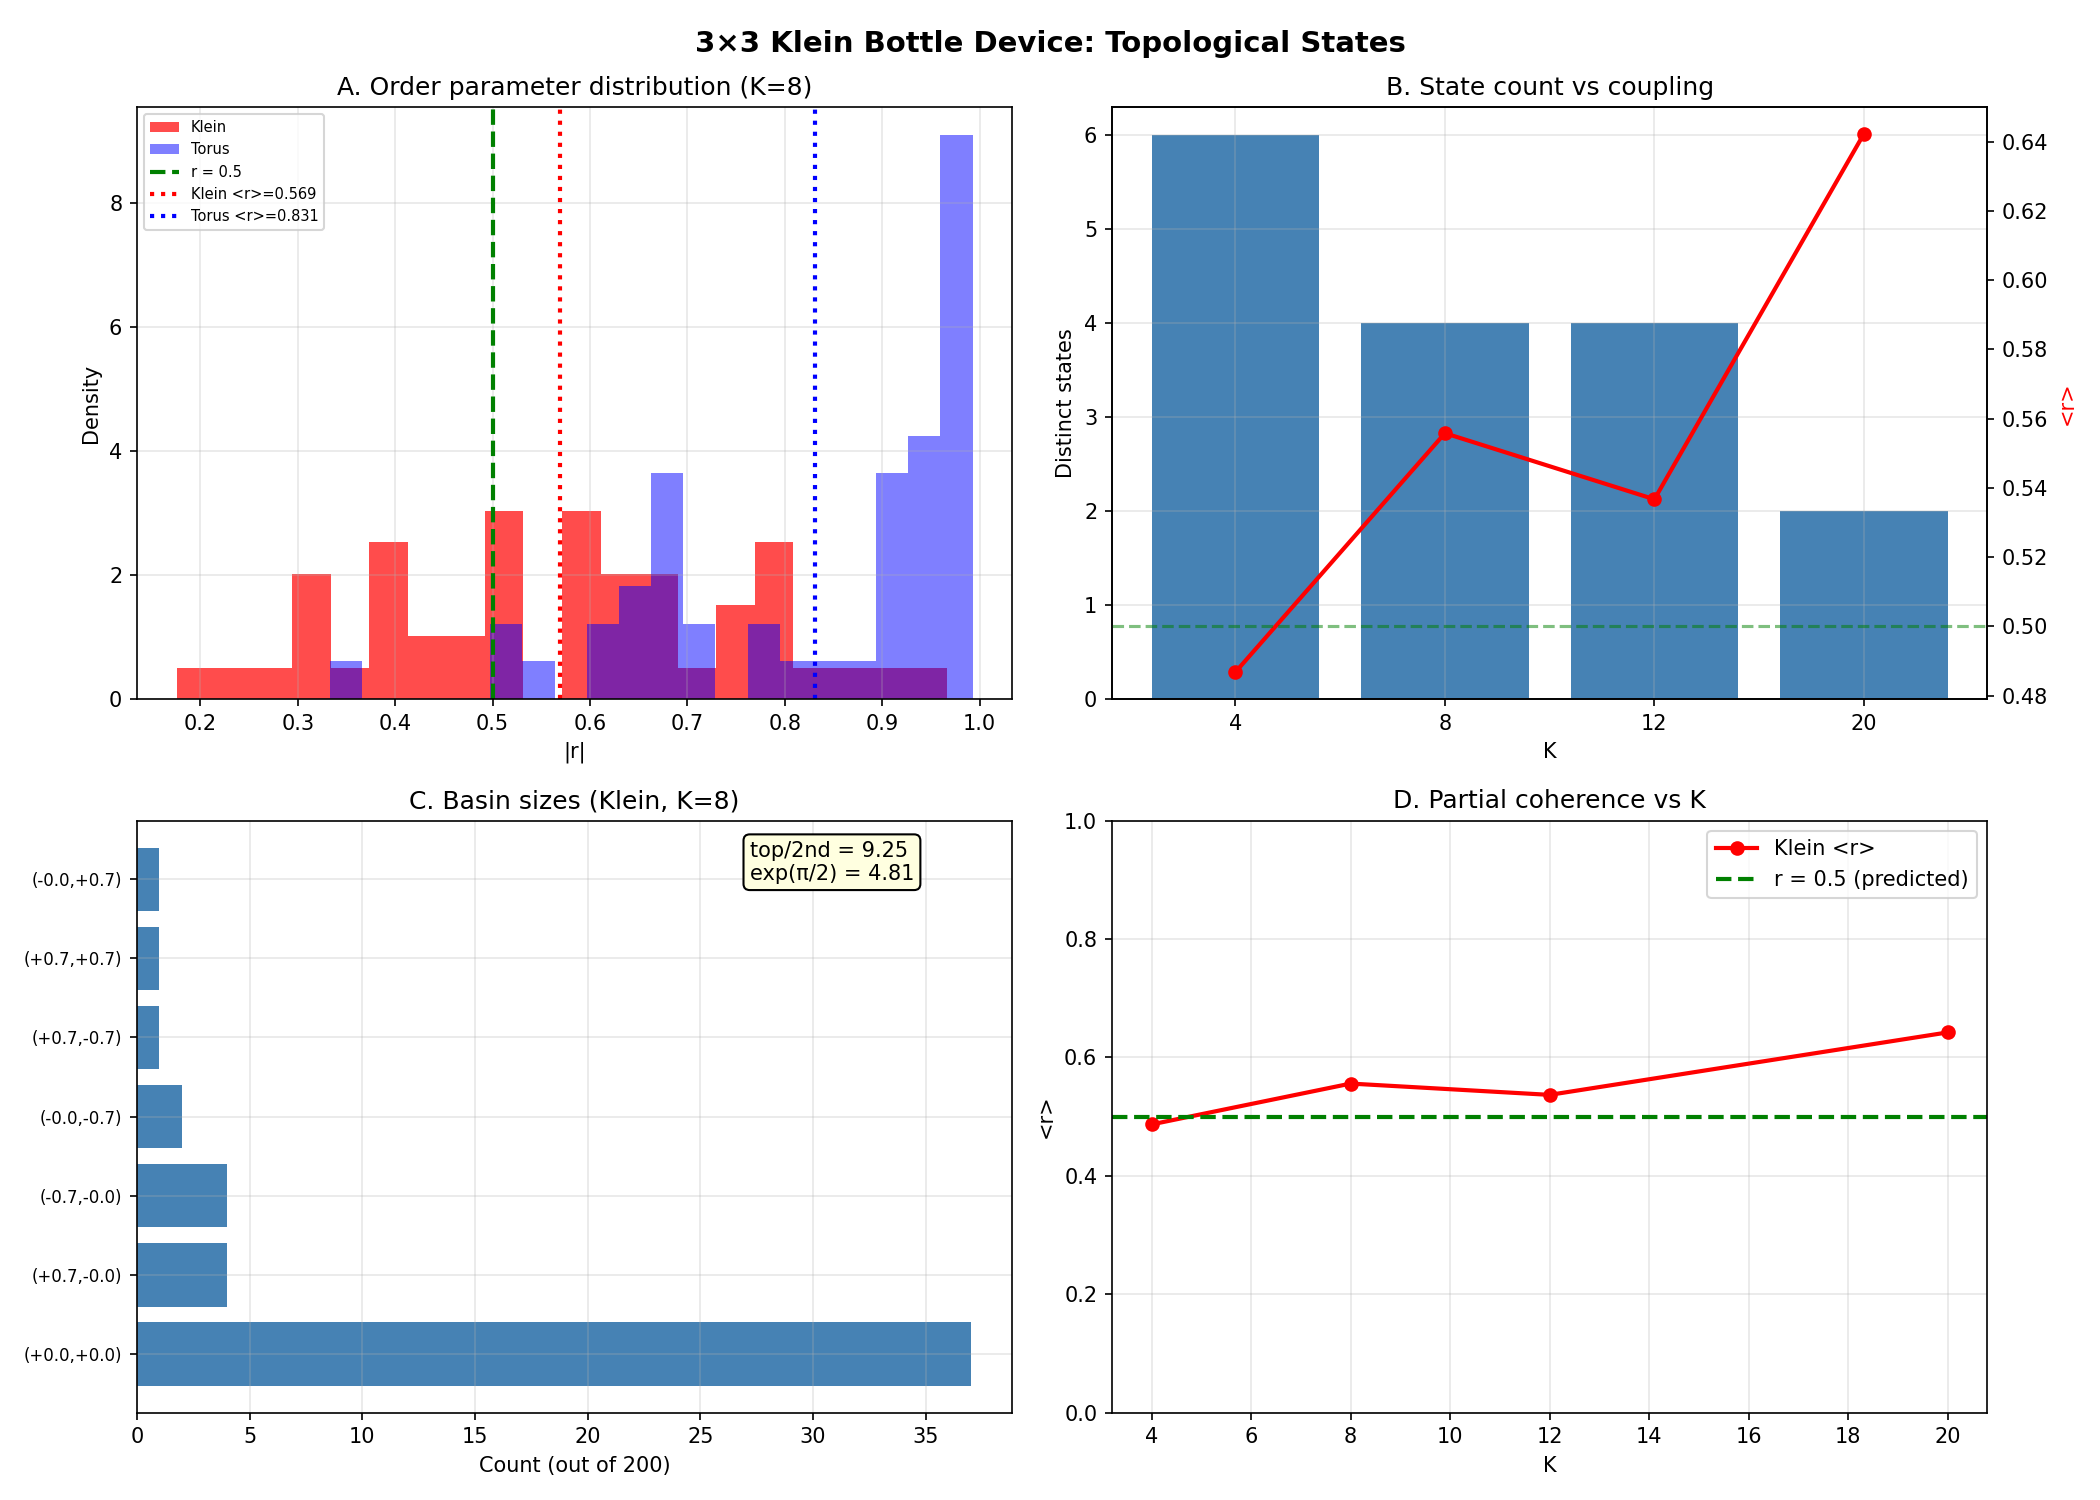

Generate this figure with Python:
#!/usr/bin/env python3
"""
3×3 Klein bottle device: the four-state topological memory.

Connects the D22 engineering target to today's results:
  - Does the 4-state structure emerge from random ICs?
  - Do the basins have the exp(π/2) asymmetry?
  - Is r ≈ 0.5 robust (partial coherence as ground state)?
  - How much noise before a state flips?
  - What's the basin boundary geometry?

Usage:
    python3 sync_cost/derivations/klein_device_exploration.py
"""

import numpy as np
import math


# ── Neighbor maps ────────────────────────────────────────────────────────────

def neighbors_torus(i, j, Nx, Ny):
    return [
        ((i - 1) % Nx, j, 0),
        ((i + 1) % Nx, j, 0),
        (i, (j - 1) % Ny, 0),
        (i, (j + 1) % Ny, 0),
    ]


def neighbors_klein(i, j, Nx, Ny):
    nbrs = []
    if i > 0:
        nbrs.append((i - 1, j, 0))
    else:
        nbrs.append((Nx - 1, Ny - 1 - j, -np.pi))
    if i < Nx - 1:
        nbrs.append((i + 1, j, 0))
    else:
        nbrs.append((0, Ny - 1 - j, np.pi))
    nbrs.append((i, (j - 1) % Ny, 0))
    nbrs.append((i, (j + 1) % Ny, 0))
    return nbrs


# ── Dynamics ─────────────────────────────────────────────────────────────────

def build_neighbor_arrays(Nx, Ny, neighbor_func):
    """Pre-compute neighbor indices and shifts for vectorized dynamics."""
    nbr_i = np.zeros((Nx, Ny, 4), dtype=int)
    nbr_j = np.zeros((Nx, Ny, 4), dtype=int)
    nbr_s = np.zeros((Nx, Ny, 4))
    for i in range(Nx):
        for j in range(Ny):
            for k, (ni, nj, shift) in enumerate(neighbor_func(i, j, Nx, Ny)):
                nbr_i[i, j, k] = ni
                nbr_j[i, j, k] = nj
                nbr_s[i, j, k] = shift
    return nbr_i, nbr_j, nbr_s


def kuramoto_2d_fast(theta, omega, K, nbr_i, nbr_j, nbr_s):
    dtheta = omega.copy()
    for k in range(4):
        neighbor_theta = theta[nbr_i[:, :, k], nbr_j[:, :, k]] + nbr_s[:, :, k]
        dtheta += (K / 4) * np.sin(neighbor_theta - theta)
    return dtheta


def kuramoto_2d(theta, omega, K, Nx, Ny, neighbor_func):
    dtheta = omega.copy()
    for i in range(Nx):
        for j in range(Ny):
            for ni, nj, shift in neighbor_func(i, j, Nx, Ny):
                dtheta[i, j] += (K / 4) * np.sin(
                    theta[ni, nj] + shift - theta[i, j])
    return dtheta


def rk4_step(theta, omega, K, Nx, Ny, neighbor_func, dt):
    f = lambda th: kuramoto_2d(th, omega, K, Nx, Ny, neighbor_func)
    k1 = f(theta)
    k2 = f(theta + 0.5 * dt * k1)
    k3 = f(theta + 0.5 * dt * k2)
    k4 = f(theta + dt * k3)
    return theta + (dt / 6) * (k1 + 2 * k2 + 2 * k3 + k4)


def rk4_fast(theta, omega, K, nbr_i, nbr_j, nbr_s, dt):
    """Euler step (fast enough for basin survey)."""
    return theta + dt * kuramoto_2d_fast(theta, omega, K, nbr_i, nbr_j, nbr_s)


def order_parameter(theta):
    return abs(np.mean(np.exp(1j * theta)))


def classify_state(theta, Nx, Ny):
    """Classify the phase pattern by discretizing to nearest π/6."""
    pattern = np.round(theta / (np.pi / 6)) * (np.pi / 6)
    # Reduce to a canonical form (shift so [0,0] = 0)
    pattern = (pattern - pattern[0, 0]) % (2 * np.pi)
    # Hash the pattern
    return tuple(np.round(pattern.flatten(), 2))


def phase_gradient_signature(theta, Nx, Ny):
    """Compact signature: mean x-gradient and y-gradient."""
    dx = 0.0
    dy = 0.0
    for i in range(Nx):
        for j in range(Ny):
            i_next = (i + 1) % Nx
            j_next = (j + 1) % Ny
            dx += ((theta[i_next, j] - theta[i, j] + np.pi) % (2 * np.pi) - np.pi)
            dy += ((theta[i, j_next] - theta[i, j] + np.pi) % (2 * np.pi) - np.pi)
    dx /= (Nx * Ny)
    dy /= (Nx * Ny)
    return round(dx, 2), round(dy, 2)


# ── Experiment 1: Basin survey ───────────────────────────────────────────────

def experiment_1_basins(Nx, Ny, K, n_trials=200):
    """Random ICs → how many distinct attractors?"""
    print(f"\n{'=' * 70}")
    print(f"  EXPERIMENT 1: BASIN SURVEY ({Nx}×{Ny}, K={K})")
    print(f"  {n_trials} random initial conditions")
    print(f"{'=' * 70}")

    gamma = 1.0
    dt = 0.02
    T = 100.0
    n_steps = int(T / dt)

    # Pre-compute neighbors
    nbr_ki, nbr_kj, nbr_ks = build_neighbor_arrays(Nx, Ny, neighbors_klein)
    nbr_ti, nbr_tj, nbr_ts = build_neighbor_arrays(Nx, Ny, neighbors_torus)

    states_klein = {}
    states_torus = {}
    r_klein = []
    r_torus = []

    for trial in range(n_trials):
        rng = np.random.default_rng(trial * 31 + 17)
        omega = gamma * np.clip(rng.standard_cauchy((Nx, Ny)), -10, 10)
        theta_k = rng.uniform(0, 2 * np.pi, (Nx, Ny))
        theta_t = theta_k.copy()

        for _ in range(n_steps):
            theta_k = rk4_fast(theta_k, omega, K, nbr_ki, nbr_kj, nbr_ks, dt)
            theta_t = rk4_fast(theta_t, omega, K, nbr_ti, nbr_tj, nbr_ts, dt)

        sig_k = phase_gradient_signature(theta_k, Nx, Ny)
        sig_t = phase_gradient_signature(theta_t, Nx, Ny)

        states_klein[sig_k] = states_klein.get(sig_k, 0) + 1
        states_torus[sig_t] = states_torus.get(sig_t, 0) + 1

        r_klein.append(order_parameter(theta_k))
        r_torus.append(order_parameter(theta_t))

    print(f"\n  Klein bottle: {len(states_klein)} distinct gradient signatures")
    sorted_k = sorted(states_klein.items(), key=lambda x: -x[1])
    for sig, count in sorted_k[:10]:
        frac = count / n_trials
        print(f"    ({sig[0]:+.2f}, {sig[1]:+.2f}): {count:3d} "
              f"({frac:.1%})")

    print(f"\n  Torus: {len(states_torus)} distinct gradient signatures")
    sorted_t = sorted(states_torus.items(), key=lambda x: -x[1])
    for sig, count in sorted_t[:10]:
        frac = count / n_trials
        print(f"    ({sig[0]:+.2f}, {sig[1]:+.2f}): {count:3d} "
              f"({frac:.1%})")

    print(f"\n  Order parameter statistics:")
    print(f"    Klein: <r> = {np.mean(r_klein):.4f} ± {np.std(r_klein):.4f}")
    print(f"    Torus: <r> = {np.mean(r_torus):.4f} ± {np.std(r_torus):.4f}")
    print(f"    Klein r ≈ 0.5 prediction: "
          f"{'PASS' if abs(np.mean(r_klein) - 0.5) < 0.15 else 'FAIL'}")

    return states_klein, states_torus, r_klein, r_torus


# ── Experiment 2: Basin asymmetry ────────────────────────────────────────────

def experiment_2_asymmetry(Nx, Ny, K_vals, n_trials=100):
    """Do basin sizes show the exp(π/2) ratio?"""
    print(f"\n{'=' * 70}")
    print("  EXPERIMENT 2: BASIN ASYMMETRY vs K")
    print("  Do basin occupation ratios match exp(π/2)?")
    print(f"{'=' * 70}")

    gamma = 1.0
    dt = 0.02
    T = 100.0
    n_steps = int(T / dt)

    phi = (1 + np.sqrt(5)) / 2
    exp_pi2 = np.exp(np.pi / 2)

    nbr_i, nbr_j, nbr_s = build_neighbor_arrays(Nx, Ny, neighbors_klein)

    print(f"\n  {'K':>6s}  {'n_states':>8s}  {'<r>':>8s}  "
          f"{'top/2nd':>8s}  {'exp(π/2)':>8s}  {'top_sig':>15s}")
    print("  " + "-" * 60)

    results = []

    for K in K_vals:
        states = {}
        r_vals = []

        for trial in range(n_trials):
            rng = np.random.default_rng(trial * 53 + 3)
            omega = gamma * np.clip(rng.standard_cauchy((Nx, Ny)), -10, 10)
            theta = rng.uniform(0, 2 * np.pi, (Nx, Ny))

            for _ in range(n_steps):
                theta = rk4_fast(theta, omega, K, nbr_i, nbr_j, nbr_s, dt)

            sig = phase_gradient_signature(theta, Nx, Ny)
            states[sig] = states.get(sig, 0) + 1
            r_vals.append(order_parameter(theta))

        sorted_s = sorted(states.items(), key=lambda x: -x[1])
        n_states = len(states)
        r_mean = np.mean(r_vals)
        top = sorted_s[0][1] if len(sorted_s) > 0 else 0
        second = sorted_s[1][1] if len(sorted_s) > 1 else 1
        ratio = top / second if second > 0 else float('inf')
        top_sig = sorted_s[0][0] if sorted_s else (0, 0)

        results.append({
            "K": K, "n_states": n_states, "r_mean": r_mean,
            "ratio": ratio, "states": states,
        })

        print(f"  {K:6.1f}  {n_states:8d}  {r_mean:8.4f}  "
              f"{ratio:8.2f}  {exp_pi2:8.4f}  "
              f"({top_sig[0]:+.2f},{top_sig[1]:+.2f})")

    return results


# ── Experiment 3: Noise-induced flipping ─────────────────────────────────────

def experiment_3_flipping(Nx, Ny, K):
    """Start in a locked state, add noise, measure flip rate."""
    print(f"\n{'=' * 70}")
    print(f"  EXPERIMENT 3: STATE FLIPPING UNDER NOISE (K={K})")
    print(f"{'=' * 70}")

    gamma = 0.5
    dt = 0.02
    T_settle = 100.0
    T_noise = 200.0
    n_settle = int(T_settle / dt)
    n_noise = int(T_noise / dt)

    nbr_i, nbr_j, nbr_s = build_neighbor_arrays(Nx, Ny, neighbors_klein)

    noise_levels = [0.0, 0.1, 0.5, 1.0, 2.0, 5.0]

    print(f"\n  {'σ_noise':>8s}  {'n_flips':>8s}  {'<r>':>8s}  "
          f"{'r_std':>8s}  {'frac_in_start':>14s}")
    print("  " + "-" * 55)

    for sigma in noise_levels:
        rng = np.random.default_rng(42)
        omega = gamma * np.clip(rng.standard_cauchy((Nx, Ny)), -10, 10)
        theta = np.zeros((Nx, Ny))
        theta[0, 0] = 0.1

        for _ in range(n_settle):
            theta = rk4_fast(theta, omega, K, nbr_i, nbr_j, nbr_s, dt)

        start_sig = phase_gradient_signature(theta, Nx, Ny)

        # Apply noise and track
        n_flips = 0
        current_sig = start_sig
        in_start = 0
        r_vals = []

        for step in range(n_noise):
            # Add Gaussian noise
            if sigma > 0:
                theta += sigma * np.sqrt(dt) * rng.standard_normal((Nx, Ny))
            theta = rk4_fast(theta, omega, K, nbr_i, nbr_j, nbr_s, dt)

            if step % 100 == 0:
                sig = phase_gradient_signature(theta, Nx, Ny)
                if sig != current_sig:
                    n_flips += 1
                    current_sig = sig
                if sig == start_sig:
                    in_start += 1
                r_vals.append(order_parameter(theta))

        total_checks = n_noise // 100
        frac_start = in_start / total_checks if total_checks > 0 else 0
        r_mean = np.mean(r_vals) if r_vals else 0
        r_std = np.std(r_vals) if r_vals else 0

        print(f"  {sigma:8.2f}  {n_flips:8d}  {r_mean:8.4f}  "
              f"{r_std:8.4f}  {frac_start:14.3f}")


# ── Experiment 4: Phase pattern catalog ──────────────────────────────────────

def experiment_4_patterns(Nx, Ny, K):
    """Show actual phase patterns for the dominant states."""
    print(f"\n{'=' * 70}")
    print(f"  EXPERIMENT 4: PHASE PATTERN CATALOG (K={K})")
    print(f"{'=' * 70}")

    gamma = 1.0
    dt = 0.02
    T = 100.0
    n_steps = int(T / dt)
    n_trials = 20

    nbr_i, nbr_j, nbr_s = build_neighbor_arrays(Nx, Ny, neighbors_klein)

    patterns = {}

    for trial in range(n_trials):
        rng = np.random.default_rng(trial * 71 + 11)
        omega = gamma * np.clip(rng.standard_cauchy((Nx, Ny)), -10, 10)
        theta = rng.uniform(0, 2 * np.pi, (Nx, Ny))

        for _ in range(n_steps):
            theta = rk4_fast(theta, omega, K, nbr_i, nbr_j, nbr_s, dt)

        sig = phase_gradient_signature(theta, Nx, Ny)
        r = order_parameter(theta)

        if sig not in patterns:
            patterns[sig] = {
                "theta": theta.copy(),
                "r": r,
                "count": 0,
                "sig": sig,
            }
        patterns[sig]["count"] += 1

    sorted_p = sorted(patterns.values(), key=lambda x: -x["count"])

    for idx, pat in enumerate(sorted_p[:6]):
        print(f"\n  State {idx+1}: ({pat['sig'][0]:+.2f}, {pat['sig'][1]:+.2f}) "
              f"— {pat['count']}/{n_trials} trials, r = {pat['r']:.4f}")

        theta = pat["theta"]
        # Show phase lattice (mod 2π, in units of π/6 for readability)
        print(f"    Phase lattice (×π/6):")
        for j in range(Ny - 1, -1, -1):
            row = "      "
            for i in range(Nx):
                val = (theta[i, j] % (2 * np.pi)) / (np.pi / 6)
                row += f"{val:5.1f} "
            print(row)

        # Phase differences in x and y
        print(f"    x-diffs (rad):")
        for j in range(Ny):
            diffs = []
            for i in range(Nx):
                i_next = (i + 1) % Nx
                d = ((theta[i_next, j] - theta[i, j] + np.pi)
                     % (2 * np.pi) - np.pi)
                diffs.append(d)
            row = f"      y={j}: " + " ".join(f"{d:+.3f}" for d in diffs)
            print(row)


# ── Main ─────────────────────────────────────────────────────────────────────

def main():
    import matplotlib
    matplotlib.use("Agg")
    import matplotlib.pyplot as plt

    Nx, Ny = 3, 3

    print("=" * 70)
    print("  3×3 KLEIN BOTTLE DEVICE: FOUR-STATE TOPOLOGICAL MEMORY")
    print("=" * 70)

    # Experiment 1: Basin survey at K=8
    states_k, states_t, r_k, r_t = experiment_1_basins(Nx, Ny, K=8.0,
                                                         n_trials=50)

    # Experiment 2: Basin asymmetry vs K
    K_vals = [4.0, 8.0, 12.0, 20.0]
    asym_results = experiment_2_asymmetry(Nx, Ny, K_vals, n_trials=30)

    # Experiment 3: Noise flipping at K=8
    experiment_3_flipping(Nx, Ny, K=8.0)

    # Experiment 4: Phase patterns at K=8
    experiment_4_patterns(Nx, Ny, K=8.0)

    # ── Plot ─────────────────────────────────────────────────────────────
    fig, axes = plt.subplots(2, 2, figsize=(14, 10))
    fig.suptitle("3×3 Klein Bottle Device: Topological States",
                 fontsize=14, fontweight="bold")

    # A: r distribution
    ax = axes[0, 0]
    ax.hist(r_k, bins=20, alpha=0.7, color="red", label="Klein", density=True)
    ax.hist(r_t, bins=20, alpha=0.5, color="blue", label="Torus", density=True)
    ax.axvline(0.5, color="green", ls="--", lw=2, label="r = 0.5")
    ax.axvline(np.mean(r_k), color="red", ls=":", lw=2,
               label=f"Klein <r>={np.mean(r_k):.3f}")
    ax.axvline(np.mean(r_t), color="blue", ls=":", lw=2,
               label=f"Torus <r>={np.mean(r_t):.3f}")
    ax.set_xlabel("|r|")
    ax.set_ylabel("Density")
    ax.set_title("A. Order parameter distribution (K=8)")
    ax.legend(fontsize=7)
    ax.grid(True, alpha=0.3)

    # B: Number of states vs K
    ax = axes[0, 1]
    Ks = [r["K"] for r in asym_results]
    ns = [r["n_states"] for r in asym_results]
    rs = [r["r_mean"] for r in asym_results]
    ax.bar(range(len(Ks)), ns, color="steelblue")
    ax.set_xticks(range(len(Ks)))
    ax.set_xticklabels([f"{k:.0f}" for k in Ks])
    ax.set_xlabel("K")
    ax.set_ylabel("Distinct states")
    ax.set_title("B. State count vs coupling")
    ax2 = ax.twinx()
    ax2.plot(range(len(Ks)), rs, "r-o", ms=6, lw=2, label="<r>")
    ax2.set_ylabel("<r>", color="red")
    ax2.axhline(0.5, color="green", ls="--", alpha=0.5)
    ax.grid(True, alpha=0.3)

    # C: Basin sizes at K=8
    ax = axes[1, 0]
    sorted_k = sorted(states_k.items(), key=lambda x: -x[1])
    labels = [f"({s[0]:+.1f},{s[1]:+.1f})" for s, _ in sorted_k[:8]]
    counts = [c for _, c in sorted_k[:8]]
    ax.barh(range(len(counts)), counts, color="steelblue")
    ax.set_yticks(range(len(counts)))
    ax.set_yticklabels(labels, fontsize=8)
    ax.set_xlabel("Count (out of 200)")
    ax.set_title("C. Basin sizes (Klein, K=8)")
    ax.grid(True, alpha=0.3)
    # Mark exp(π/2) ratio
    if len(counts) > 1:
        ratio = counts[0] / counts[1]
        ax.text(0.7, 0.9, f"top/2nd = {ratio:.2f}\nexp(π/2) = {np.exp(np.pi/2):.2f}",
                transform=ax.transAxes, fontsize=10,
                bbox=dict(boxstyle="round", facecolor="lightyellow"))

    # D: r vs K comparison
    ax = axes[1, 1]
    ax.plot(Ks, rs, "r-o", ms=6, lw=2, label="Klein <r>")
    ax.axhline(0.5, color="green", ls="--", lw=2, label="r = 0.5 (predicted)")
    ax.set_xlabel("K")
    ax.set_ylabel("<r>")
    ax.set_title("D. Partial coherence vs K")
    ax.legend()
    ax.grid(True, alpha=0.3)
    ax.set_ylim(0, 1)

    plt.tight_layout()
    out = "sync_cost/derivations/klein_device_exploration.png"
    fig.savefig(out, dpi=150)
    print(f"\nSaved: {out}")

    print(f"\n{'=' * 70}")
    print("  DONE")
    print(f"{'=' * 70}")


if __name__ == "__main__":
    main()
